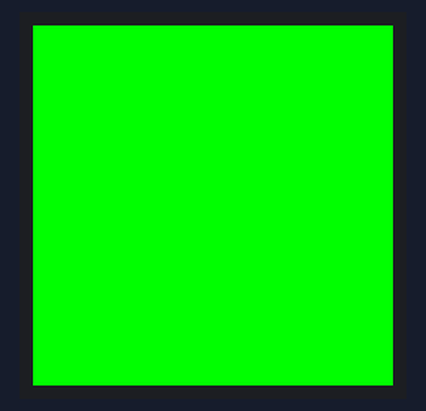
Recording of a sketch running on a simulated Arduino Uno, built for the host (arithmetic inside an expression is 32-bit, double 64-bit). On the bench: 240×240 colour display.

Above: at 0.8 s.
At 1.4 s:
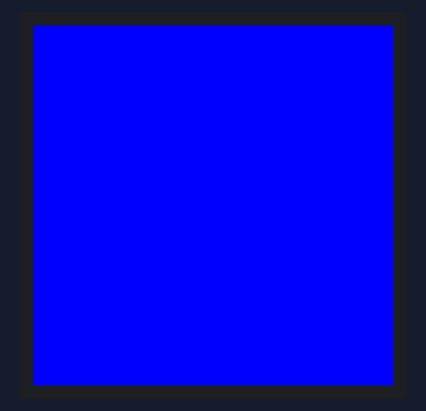
At 1.9 s:
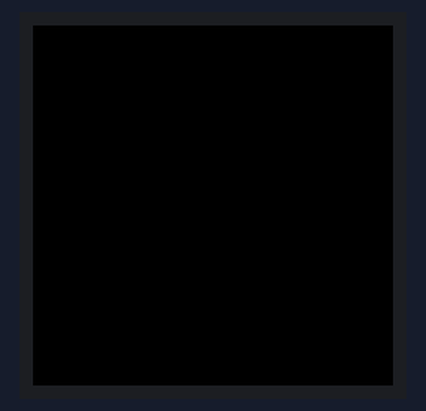
At 2.5 s:
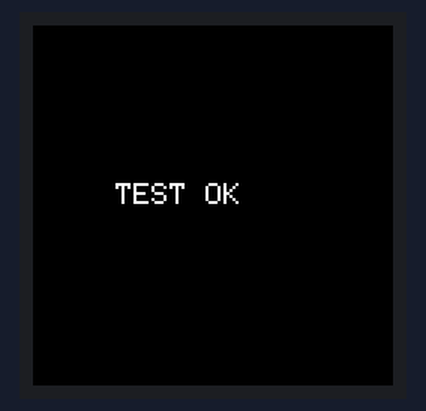

The sketch:

1.28-inch_GC9A01_round_TFT_test.ino
```cpp
// | TFT GC9A01 | ESP32-S3 |
// | ---------- | -------: |
// | **VCC**    |     3.3V |
// | **GND**    |      GND |
// | **SCL**    |  GPIO 12 |
// | **SDA**    |  GPIO 11 |
// | **DC**     |  GPIO 10 |
// | **CS**     |   GPIO 9 |
// | **RST**    |   GPIO 8 |

#include <Adafruit_GFX.h>
#include <Adafruit_GC9A01A.h>
#include <SPI.h>

#define TFT_CS    9
#define TFT_DC   10
#define TFT_RST   8
#define TFT_SCLK 12
#define TFT_MOSI 11

Adafruit_GC9A01A tft(TFT_CS, TFT_DC, TFT_RST);

void setup() {
  Serial.begin(115200);

  SPI.begin(TFT_SCLK, -1, TFT_MOSI, TFT_CS);

  tft.begin();
  tft.setRotation(0);

  tft.fillScreen(GC9A01A_BLACK);

  tft.setTextColor(GC9A01A_WHITE);
  tft.setTextSize(2);
  tft.setCursor(55, 105);
  tft.println("ESP32-S3");

  tft.setCursor(65, 130);
  tft.println("GC9A01");
}

void loop() {
  // Color test
  tft.fillScreen(GC9A01A_RED);
  delay(500);

  tft.fillScreen(GC9A01A_GREEN);
  delay(500);

  tft.fillScreen(GC9A01A_BLUE);
  delay(500);

  tft.fillScreen(GC9A01A_BLACK);
  delay(500);

  tft.setTextColor(GC9A01A_WHITE);
  tft.setTextSize(2);
  tft.setCursor(55, 105);
  tft.println("TEST OK");

  delay(1000);
}
```

Measured:
- by itself, everything shown: repeats every 3.2 s, in 5 steps
- what the display in image 0 shows lasts 0.5 s, from 0.8 s to 1.3 s
- what the display in image 3 shows lasts 1.0 s, from 2.4 s to 3.4 s
